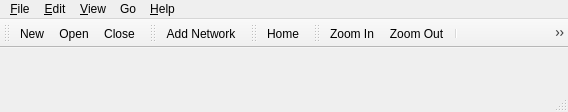
<ui version="4.0" >
 <author>Lorenzo Masini</author>
 <class>MainWindow</class>
 <widget class="QMainWindow" name="MainWindow" >
  <property name="geometry" >
   <rect>
    <x>0</x>
    <y>0</y>
    <width>568</width>
    <height>112</height>
   </rect>
  </property>
  <property name="windowTitle" >
   <string>QNetAddressBook</string>
  </property>
  <property name="statusTip" >
   <string/>
  </property>
  <widget class="QWidget" name="centralwidget" >
   <property name="geometry" >
    <rect>
     <x>0</x>
     <y>66</y>
     <width>568</width>
     <height>24</height>
    </rect>
   </property>
   <layout class="QGridLayout" name="gridLayout" />
  </widget>
  <widget class="QMenuBar" name="menubar" >
   <property name="geometry" >
    <rect>
     <x>0</x>
     <y>0</y>
     <width>568</width>
     <height>22</height>
    </rect>
   </property>
   <widget class="QMenu" name="menu_File" >
    <property name="title" >
     <string>&amp;File</string>
    </property>
    <addaction name="actionNew" />
    <addaction name="actionOpen" />
    <addaction name="actionClose" />
    <addaction name="separator" />
    <addaction name="actionImport" />
    <addaction name="separator" />
    <addaction name="actionQuit" />
   </widget>
   <widget class="QMenu" name="menu_Edit" >
    <property name="title" >
     <string>&amp;Edit</string>
    </property>
    <addaction name="actionAddNetwork" />
    <addaction name="separator" />
    <addaction name="actionPreferences" />
   </widget>
   <widget class="QMenu" name="menuF_ilter" >
    <property name="title" >
     <string>&amp;View</string>
    </property>
    <addaction name="actionZoomIn" />
    <addaction name="actionZoomOut" />
    <addaction name="separator" />
    <addaction name="actionOpenNetworks" />
    <addaction name="actionWEPNetworks" />
    <addaction name="actionWPANetworks" />
    <addaction name="actionWPA2Networks" />
   </widget>
   <widget class="QMenu" name="menu_Help" >
    <property name="title" >
     <string>&amp;Help</string>
    </property>
    <addaction name="actionAbout" />
   </widget>
   <widget class="QMenu" name="menuGo" >
    <property name="title" >
     <string>Go</string>
    </property>
    <addaction name="actionGoHome" />
   </widget>
   <addaction name="menu_File" />
   <addaction name="menu_Edit" />
   <addaction name="menuF_ilter" />
   <addaction name="menuGo" />
   <addaction name="menu_Help" />
  </widget>
  <widget class="QStatusBar" name="statusbar" >
   <property name="geometry" >
    <rect>
     <x>0</x>
     <y>90</y>
     <width>568</width>
     <height>22</height>
    </rect>
   </property>
  </widget>
  <widget class="QToolBar" name="fileToolBar" >
   <property name="geometry" >
    <rect>
     <x>0</x>
     <y>22</y>
     <width>151</width>
     <height>44</height>
    </rect>
   </property>
   <property name="windowTitle" >
    <string>File</string>
   </property>
   <attribute name="toolBarArea" >
    <enum>TopToolBarArea</enum>
   </attribute>
   <attribute name="toolBarBreak" >
    <bool>false</bool>
   </attribute>
   <addaction name="actionNew" />
   <addaction name="actionOpen" />
   <addaction name="actionClose" />
  </widget>
  <widget class="QToolBar" name="editToolBar" >
   <property name="geometry" >
    <rect>
     <x>151</x>
     <y>22</y>
     <width>59</width>
     <height>44</height>
    </rect>
   </property>
   <property name="windowTitle" >
    <string>Edit</string>
   </property>
   <attribute name="toolBarArea" >
    <enum>TopToolBarArea</enum>
   </attribute>
   <attribute name="toolBarBreak" >
    <bool>false</bool>
   </attribute>
   <addaction name="actionAddNetwork" />
  </widget>
  <widget class="QToolBar" name="goToolBar" >
   <property name="geometry" >
    <rect>
     <x>210</x>
     <y>22</y>
     <width>59</width>
     <height>44</height>
    </rect>
   </property>
   <property name="windowTitle" >
    <string>Go</string>
   </property>
   <attribute name="toolBarArea" >
    <enum>TopToolBarArea</enum>
   </attribute>
   <attribute name="toolBarBreak" >
    <bool>false</bool>
   </attribute>
   <addaction name="actionGoHome" />
  </widget>
  <widget class="QToolBar" name="viewToolBar" >
   <property name="geometry" >
    <rect>
     <x>269</x>
     <y>22</y>
     <width>299</width>
     <height>44</height>
    </rect>
   </property>
   <property name="windowTitle" >
    <string>View</string>
   </property>
   <attribute name="toolBarArea" >
    <enum>TopToolBarArea</enum>
   </attribute>
   <attribute name="toolBarBreak" >
    <bool>false</bool>
   </attribute>
   <addaction name="actionZoomIn" />
   <addaction name="actionZoomOut" />
   <addaction name="separator" />
   <addaction name="actionOpenNetworks" />
   <addaction name="actionWEPNetworks" />
   <addaction name="actionWPANetworks" />
   <addaction name="actionWPA2Networks" />
  </widget>
  <action name="actionNew" >
   <property name="icon" >
    <iconset resource="../resources/resources.qrc" >
     <normaloff>:/images/filenew.png</normaloff>:/images/filenew.png</iconset>
   </property>
   <property name="text" >
    <string>&amp;New</string>
   </property>
  </action>
  <action name="actionOpen" >
   <property name="icon" >
    <iconset resource="../resources/resources.qrc" >
     <normaloff>:/images/fileopen.png</normaloff>:/images/fileopen.png</iconset>
   </property>
   <property name="text" >
    <string>&amp;Open</string>
   </property>
  </action>
  <action name="actionQuit" >
   <property name="icon" >
    <iconset resource="../resources/resources.qrc" >
     <normaloff>:/images/application_exit.png</normaloff>:/images/application_exit.png</iconset>
   </property>
   <property name="text" >
    <string>&amp;Quit</string>
   </property>
  </action>
  <action name="actionImport" >
   <property name="icon" >
    <iconset resource="../resources/resources.qrc" >
     <normaloff>:/images/fileimport.png</normaloff>:/images/fileimport.png</iconset>
   </property>
   <property name="text" >
    <string>&amp;Import...</string>
   </property>
  </action>
  <action name="actionAddNetwork" >
   <property name="icon" >
    <iconset resource="../resources/resources.qrc" >
     <normaloff>:/images/edit_add.png</normaloff>:/images/edit_add.png</iconset>
   </property>
   <property name="text" >
    <string>Add Network</string>
   </property>
  </action>
  <action name="actionAbout" >
   <property name="icon" >
    <iconset resource="../resources/resources.qrc" >
     <normaloff>:/images/help_about.png</normaloff>:/images/help_about.png</iconset>
   </property>
   <property name="text" >
    <string>About</string>
   </property>
  </action>
  <action name="actionOpenNetworks" >
   <property name="checkable" >
    <bool>true</bool>
   </property>
   <property name="checked" >
    <bool>true</bool>
   </property>
   <property name="icon" >
    <iconset resource="../resources/resources.qrc" >
     <normaloff>:/images/open.png</normaloff>:/images/open.png</iconset>
   </property>
   <property name="text" >
    <string>Open Networks</string>
   </property>
  </action>
  <action name="actionWEPNetworks" >
   <property name="checkable" >
    <bool>true</bool>
   </property>
   <property name="checked" >
    <bool>true</bool>
   </property>
   <property name="icon" >
    <iconset resource="../resources/resources.qrc" >
     <normaloff>:/images/wep.png</normaloff>:/images/wep.png</iconset>
   </property>
   <property name="text" >
    <string>WEP Networks</string>
   </property>
  </action>
  <action name="actionWPANetworks" >
   <property name="checkable" >
    <bool>true</bool>
   </property>
   <property name="checked" >
    <bool>true</bool>
   </property>
   <property name="icon" >
    <iconset resource="../resources/resources.qrc" >
     <normaloff>:/images/wpa.png</normaloff>:/images/wpa.png</iconset>
   </property>
   <property name="text" >
    <string>WPA Networks</string>
   </property>
  </action>
  <action name="actionWPA2Networks" >
   <property name="checkable" >
    <bool>true</bool>
   </property>
   <property name="checked" >
    <bool>true</bool>
   </property>
   <property name="icon" >
    <iconset resource="../resources/resources.qrc" >
     <normaloff>:/images/wpa2.png</normaloff>:/images/wpa2.png</iconset>
   </property>
   <property name="text" >
    <string>WPA2 Networks</string>
   </property>
  </action>
  <action name="actionZoomIn" >
   <property name="icon" >
    <iconset resource="../resources/resources.qrc" >
     <normaloff>:/images/viewmag+.png</normaloff>:/images/viewmag+.png</iconset>
   </property>
   <property name="text" >
    <string>Zoom In</string>
   </property>
  </action>
  <action name="actionZoomOut" >
   <property name="icon" >
    <iconset resource="../resources/resources.qrc" >
     <normaloff>:/images/viewmag-.png</normaloff>:/images/viewmag-.png</iconset>
   </property>
   <property name="text" >
    <string>Zoom Out</string>
   </property>
  </action>
  <action name="actionClose" >
   <property name="icon" >
    <iconset resource="../resources/resources.qrc" >
     <normaloff>:/images/fileclose.png</normaloff>:/images/fileclose.png</iconset>
   </property>
   <property name="text" >
    <string>Close</string>
   </property>
  </action>
  <action name="actionPreferences" >
   <property name="icon" >
    <iconset resource="../resources/resources.qrc" >
     <normaloff>:/images/preferences_system.png</normaloff>:/images/preferences_system.png</iconset>
   </property>
   <property name="text" >
    <string>Preferences...</string>
   </property>
  </action>
  <action name="actionGoHome" >
   <property name="icon" >
    <iconset resource="../resources/resources.qrc" >
     <normaloff>:/images/folder_home2.png</normaloff>:/images/folder_home2.png</iconset>
   </property>
   <property name="text" >
    <string>Home</string>
   </property>
  </action>
 </widget>
 <resources>
  <include location="../resources/resources.qrc" />
 </resources>
 <connections/>
</ui>
